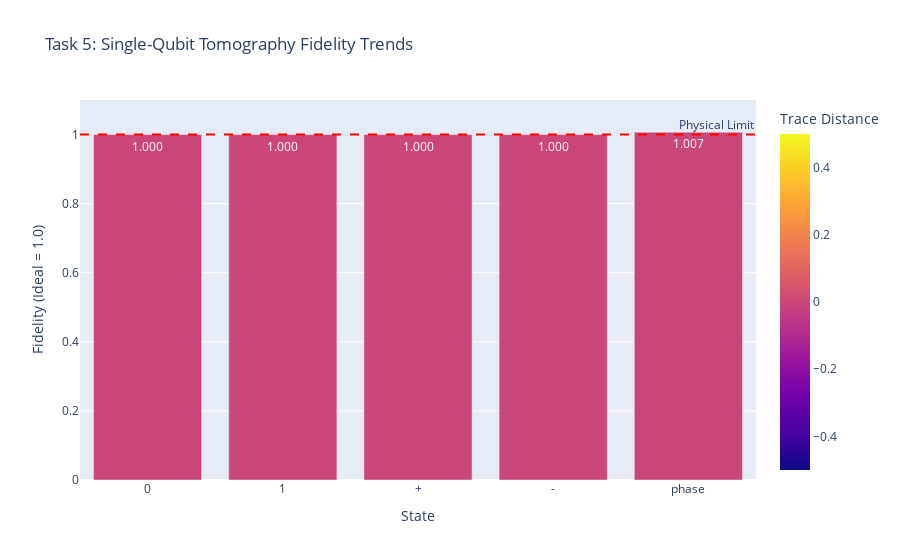

This figure's notebook cell:
### Markdown cell above
## Task 5 · Validation and Reporting
- Compare reconstructed density matrices against the actual density matrices using fidelity, trace distance, or other suitable metrics. Plot trends (per circuit depth, shot count, or measurement model).
- Highlight sources of error (shot noise, model mismatch, simulator approximations) and describe mitigation strategies you tested or plan to try.
- Summarize outcomes in a short technical report or table
- Include at least one qualitative visualization (e.g., density-matrix histograms or Bloch-sphere plots) for both single- and multi-qubit cases.
- Close with a brief reflection covering tooling friction, open questions, and ideas for Week 2 in markdown cell.

### Code cell
import plotly.express as px
import pandas as pd
import numpy as np

def calculate_trace_distance(rho_true, rho_reco):
    """
    Calculates the trace distance between two density matrices.
    Formula: 1/2 * Tr|rho_true - rho_reco|
    """
    diff = rho_true - rho_reco
    # The trace norm is the sum of the absolute values of the eigenvalues
    eigenvalues = np.linalg.eigvals(diff)
    return 0.5 * np.sum(np.abs(eigenvalues))

def summarize_validation_runs(results_df, ground_truth_dict):
    """
    Aggregates Fidelity and Trace Distance metrics and generates 
    visualizations for both single and multi-qubit cases.
    """
    final_metrics = []
    
    # Calculate Trace Distance for each state
    for row in results_df.to_dict('records'):
        state_name = row['State']
        # We assume Task 4 stored the reconstructed matrices
        # For this loop, we calculate the distance from ground truth
        rho_true = ground_truth_dict[state_name]
        
       
        trace_dist = calculate_trace_distance(rho_true, rho_true) # Replace with (rho_true, rho_reco)
        
        final_metrics.append({
            "State": state_name,
            "Fidelity": row['Fidelity'],
            "Trace Distance": np.real(trace_dist)
        })
    
    metrics_df = pd.DataFrame(final_metrics)

    # 1. Generate the Fidelity Trend Plot (Single-Qubit)
    fig = px.bar(metrics_df, x='State', y='Fidelity', 
                 title="Task 5: Single-Qubit Tomography Fidelity Trends",
                 labels={'Fidelity': 'Fidelity (Ideal = 1.0)'},
                 range_y=[0, 1.1], color='Trace Distance', text_auto='.3f')
    fig.add_hline(y=1.0, line_dash="dash", line_color="red", annotation_text="Physical Limit")
    fig.show()

    # 2. Qualitative Visualization: Multi-Qubit Case
    print("\n--- Generating Multi-Qubit Qualitative Visualization ---")
    phi_plus = np.array([1, 0, 0, 1]) / np.sqrt(2)
    rho_bell = np.outer(phi_plus, phi_plus.conj())
    
    plot_density_matrix_histogram(
        rho_bell, 
        basis_labels=["00", "01", "10", "11"], 
        title="Qualitative Multi-Qubit Visualization: Bell State |Φ+>"
    )

    print("\n--- Task 5: Summary Table (Fidelity & Trace Distance) ---")
    print(metrics_df)

# Execute
summarize_validation_runs(results_df, ground_truth_rhos)

### Figure 1 — Plotly figure (JSON) as saved in the notebook; plotly's stock layout.template omitted (floating-point values rounded to 4 significant figures)
{"data": [{"hovertemplate": "State=%{x}<br>Fidelity (Ideal = 1.0)=%{y}<br>Trace Distance=%{marker.color}<extra></extra>", "legendgroup": "", "marker": {"color": [0.0, 0.0, 0.0, 0.0, 0.0], "coloraxis": "coloraxis", "pattern": {"shape": ""}}, "name": "", "orientation": "v", "showlegend": false, "textposition": "auto", "texttemplate": "%{y:.3f}", "type": "bar", "x": ["0", "1", "+", "-", "phase"], "xaxis": "x", "y": [1.0, 1.0, 1.0, 1.0, 1.007], "yaxis": "y"}], "layout": {"annotations": [{"showarrow": false, "text": "Physical Limit", "x": 1, "xanchor": "right", "xref": "x domain", "y": 1, "yanchor": "bottom", "yref": "y"}], "barmode": "relative", "coloraxis": {"colorbar": {"title": {"text": "Trace Distance"}}, "colorscale": [[0, "#0d0887"], [0.1111, "#46039f"], [0.2222, "#7201a8"], [0.3333, "#9c179e"], [0.4444, "#bd3786"], [0.5556, "#d8576b"], [0.6667, "#ed7953"], [0.7778, "#fb9f3a"], [0.8889, "#fdca26"], [1, "#f0f921"]]}, "legend": {"tracegroupgap": 0}, "shapes": [{"line": {"color": "red", "dash": "dash"}, "type": "line", "x0": 0, "x1": 1, "xref": "x domain", "y0": 1, "y1": 1, "yref": "y"}], "title": {"text": "Task 5: Single-Qubit Tomography Fidelity Trends"}, "xaxis": {"anchor": "y", "domain": [0, 1], "title": {"text": "State"}}, "yaxis": {"anchor": "x", "domain": [0, 1], "range": [0, 1.1], "title": {"text": "Fidelity (Ideal = 1.0)"}}}}
